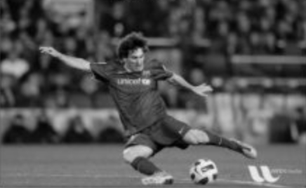
#> input picture day3/images/messi.png, 306 x 188 px, shrunk from 436 x 268 before the run; the run also reads 1 picture not shown here
$ jupyter execute --allow-errors 'Image_Processing(Day_3).ipynb'
#> lines starting #> are read from the running program, lines starting #| are printed output that depends on the picture; after the words box and inside, x2 and y2 are one past the last pixel; in counts of white or black regions, pixels touching at a corner belong together
# Smoothing Images

Learn to blur the images, filter the images with custom kernels etc.

## Goals

Learn to:

- Blur images with various **low pass filters**
- Apply **custom-made filters** to images (2D convolution)

---

## 2D Convolution (Image Filtering)

As in one-dimensional signals, images can also be filtered with various types of filters like:

- **Low-pass filters (LPF)**: Help in **removing noise**, **blurring images**, etc.
- **High-pass filters (HPF)**: Help in **finding edges** in images.

OpenCV provides a function `cv.filter2D()` to **convolve a kernel with an image**.

As an example, we will try an **averaging filter** on an image.

A **5×5 averaging filter kernel** is defined as:

$$
K = \frac{1}{25}
\begin{bmatrix}
1 & 1 & 1 & 1 & 1 \\
1 & 1 & 1 & 1 & 1 \\
1 & 1 & 1 & 1 & 1 \\
1 & 1 & 1 & 1 & 1 \\
1 & 1 & 1 & 1 & 1
\end{bmatrix}
$$

The operation works like this:

- Place the **5×5 kernel** centered over a pixel.
- Add up the values of all **25 pixels** covered by the kernel.
- Compute the **average** of these values.
- Replace the **central pixel** with this average.

This process is repeated across the entire image.

### Illustration

Assume you're convolving this kernel over a grayscale image:

Image Patch (5×5 region):

\begin{bmatrix}
52 & 55 & 61 & 59 & 79 \\
62 & 59 & 55 & 104 & 94 \\
63 & 65 & \boxed{66} & 113 & 144 \\
64 & 70 & 70 & 126 & 154 \\
69 & 73 & 73 & 139 & 158 \\
\end{bmatrix}

Apply the averaging kernel:

$$
\text{New center pixel} = \frac{1}{25} \sum_{i=1}^{5} \sum_{j=1}^{5} I_{ij} \approx \frac{1800}{25} = 72
$$

So, the center pixel (66) is replaced with 72.

[cell 1]
import numpy as np
import cv2 as cv
from matplotlib import pyplot as plt

img = cv.imread('images/messi.png')
#> img is the input picture: shape (188, 306, 3); mean B, G, R 83, 83, 83
assert img is not None, "file could not be read, check with os.path.exists()"

kernel = np.ones((7,7),np.float32)/49
dst = cv.filter2D(img,-1,kernel)

plt.subplot(121),plt.imshow(img),plt.title('Original')
plt.xticks([]), plt.yticks([])
plt.subplot(122),plt.imshow(dst),plt.title('Averaging')
plt.xticks([]), plt.yticks([])
plt.show()
#> figure, not shown here; B, G, R data is drawn as R, G, B

## Image Blurring (Image Smoothing)

**Image blurring** is achieved by **convolving the image with a low-pass filter kernel**.
It is useful for **removing noise**. It actually removes **high-frequency content** (e.g., noise, edges) from the image.
So edges are **blurred a little** bit in this operation (though there are also blurring techniques that don't blur the edges).

OpenCV provides **four main types** of blurring techniques.

---

### 1. Averaging

This is done by **convolving an image with a normalized box filter**.
It simply takes the **average of all the pixels** under the kernel area and replaces the **central element**.

This is done by the function `cv.blur()` or `cv.boxFilter()`.
Check the docs for more details about the kernel.

We must specify the **width and height** of the kernel.

A **3×3 normalized box filter** looks like this:

$$
\frac{1}{9}
\begin{bmatrix}
1 & 1 & 1 \\
1 & 1 & 1 \\
1 & 1 & 1
\end{bmatrix}
$$

[cell 2]
import cv2 as cv
import numpy as np
from matplotlib import pyplot as plt

img = cv.imread('images/flower1.jpg',cv.IMREAD_COLOR_RGB)
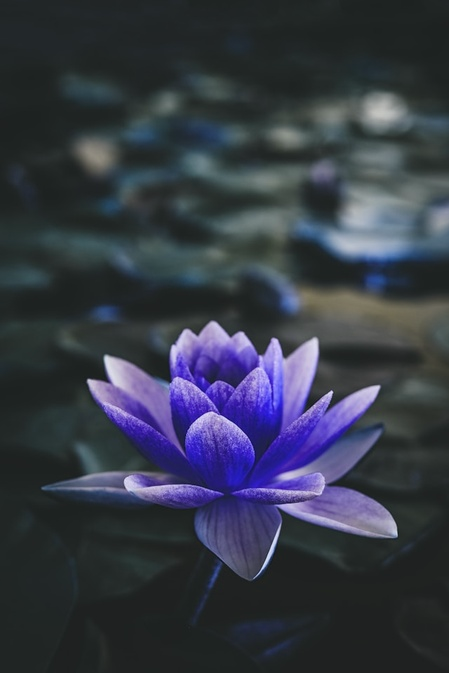
#> input picture day3/images/flower1.jpg, 449 x 673 px, shrunk from 640 x 960 before the run
#> img is the input picture: shape (673, 449, 3); mean B, G, R 70.9, 58.1, 53.7
assert img is not None, "file could not be read, check with os.path.exists()"

blur = cv.blur(img,(3,3))

plt.subplot(121),plt.imshow(img),plt.title('Original')
# plt.xticks([]), plt.yticks([])
plt.subplot(122),plt.imshow(blur),plt.title('Blurred')
# plt.xticks([]), plt.yticks([])
plt.show()
#> figure, not shown here; B, G, R data is drawn as R, G, B

[cell 3]
img_t = cv.imread('images/dog_salt_pepper.png')
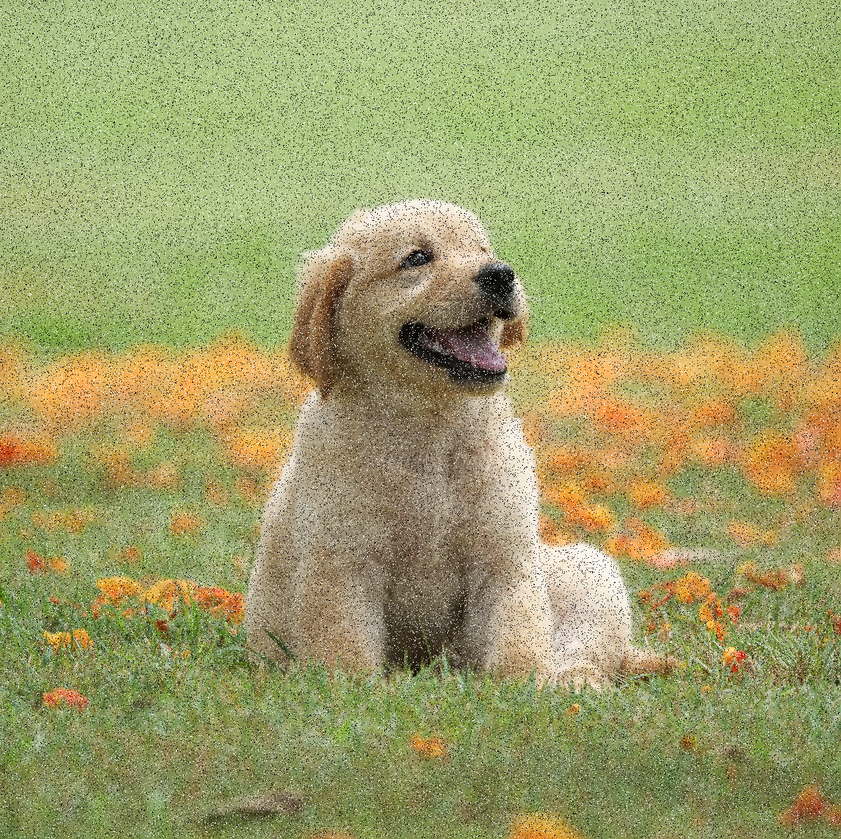
#> input picture day3/images/dog_salt_pepper.png, 841 x 839 px, shrunk from 1200 x 1197 before the run
#> img_t is the input picture: shape (839, 841, 3); mean B, G, R 105.1, 159.5, 157.6
gaussian_blur = cv.GaussianBlur(img_t,(33,33),sigmaX=0)

plt.subplot(1,2,1)
plt.imshow(img_t)
plt.subplot(1,2,2)
plt.imshow(gaussian_blur)
#> figure, not shown here; B, G, R data is drawn as R, G, B

### 2. Gaussian Blurring

In this method, instead of a **box filter**, a **Gaussian kernel** is used. Gaussian kernels smooth the image in a natural, gradual way. This is more effective than just averaging (box blur), because it respects local structure better.

It is done with the function `cv.GaussianBlur()`.

You must specify:

- The **width and height** of the kernel (must be **positive and odd**).
- The **standard deviation** in the X and Y directions: `sigmaX` and `sigmaY`.

Behavior notes:

- If only `sigmaX` is specified, `sigmaY` is taken as the same value.
- If both `sigmaX` and `sigmaY` are set to `0`, they are automatically **calculated from the kernel size**.

Gaussian blurring is **highly effective** at removing **Gaussian noise** from an image.

If you want, you can **create a Gaussian kernel manually** using the function:
`cv.getGaussianKernel()`

---

The above code (e.g., from averaging blur) can be modified to use Gaussian blurring like so:

[cell 4]
blur = cv.GaussianBlur(img, (25, 25), sigmaX=0,sigmaY=0)
plt.subplot(121),plt.imshow(img),plt.title('Original')
plt.xticks([]), plt.yticks([])
plt.subplot(122),plt.imshow(blur),plt.title('Blurred')
plt.xticks([]), plt.yticks([])
plt.show()
#> figure, not shown here; B, G, R data is drawn as R, G, B

### 3. Median Blurring

In **median blurring**, the function `cv.medianBlur()` takes the **median** of all the pixels under the kernel area,
and the **central element** is replaced with this **median value**.

This method is **highly effective** against **salt-and-pepper noise** in an image.

#### Key differences:

- In other filters (e.g., average, Gaussian), the central element is a **newly computed value**, possibly one not present in the image.
- In **median blurring**, the central element is always replaced by an **existing pixel value** from the neighborhood.
- This makes it especially good at **preserving edges** while reducing impulse noise.

> 🔸 The kernel size must be a **positive odd integer** (e.g., 3, 5, 7).

---

In this demo, we added **50% salt-and-pepper noise** to the original image and applied median blurring.
Check the result:

[cell 5]
img = cv.imread('images/dog_salt_pepper.png')
blur = cv.medianBlur(img,5)
#> blur: shape (839, 841, 3)
plt.subplot(121),plt.imshow(img),plt.title('Original')
plt.xticks([]), plt.yticks([])
plt.subplot(122),plt.imshow(blur),plt.title('Blurred')
plt.xticks([]), plt.yticks([])
plt.show()
#> figure, not shown here; B, G, R data is drawn as R, G, B

# Image Gradients

Learn to find image gradients, edges etc.

## Goal

In this chapter, we will learn to:

- Find **image gradients**, **edges**, etc.
- Use the following OpenCV functions: `cv.Sobel()`, `cv.Scharr()`, `cv.Laplacian()`, etc.

---

## Theory

OpenCV provides three types of **gradient filters** (or **high-pass filters**):

- Sobel
- Scharr
- Laplacian

We will look at each of them in detail.

---

### 1. Sobel and Scharr Derivatives

- The **Sobel operator** is a combination of **Gaussian smoothing** and **differentiation**, making it more **robust to noise**.
- You can specify the direction of the derivative:
  - `xorder = 1, yorder = 0` → horizontal gradient
  - `xorder = 0, yorder = 1` → vertical gradient
- You can also specify the **kernel size** using the `ksize` argument.
- If `ksize = -1`, a **3×3 Scharr filter** is used, which often gives better results than a 3×3 Sobel filter.

📄 *See the OpenCV documentation for the exact kernels used.*

---

### 2. Laplacian Derivatives

The **Laplacian** of an image is computed using the following formula:

$$
\Delta f = \frac{\partial^2 f}{\partial x^2} + \frac{\partial^2 f}{\partial y^2}
$$

Each second-order derivative is computed using **Sobel derivatives** internally.

If `ksize = 1`, the following kernel is typically used:

$$
\begin{bmatrix}
0 & 1 & 0 \\
1 & -4 & 1 \\
0 & 1 & 0
\end{bmatrix}
$$

This kernel emphasizes areas of **rapid intensity change**, helping in **edge detection**.

[cell 6]
import numpy as np
import cv2 as cv
from matplotlib import pyplot as plt

img = cv.imread('images/flower1.jpg', cv.IMREAD_GRAYSCALE)
#> img: shape (673, 449); min 23, max 234, mean 61.5
assert img is not None, "file could not be read, check with os.path.exists()"

laplacian = cv.Laplacian(img,cv.CV_64F)
sobelx = cv.Sobel(img,cv.CV_64F,1,0,ksize=5)
sobely = cv.Sobel(img,cv.CV_64F,0,1,ksize=3)

plt.subplot(2,2,1),plt.imshow(img,cmap = 'gray')
plt.title('Original'), plt.xticks([]), plt.yticks([])
plt.subplot(2,2,2),plt.imshow(laplacian,cmap = 'gray')
plt.title('Laplacian'), plt.xticks([]), plt.yticks([])
plt.subplot(2,2,3),plt.imshow(sobelx,cmap = 'gray')
plt.title('Sobel X'), plt.xticks([]), plt.yticks([])
plt.subplot(2,2,4),plt.imshow(sobely,cmap = 'gray')
plt.title('Sobel Y'), plt.xticks([]), plt.yticks([])

plt.show()

[cell 7]
sobel_magnitude = cv.magnitude(sobelx,sobely)
plt.imshow(sobel_magnitude,cmap = 'gray')

# Canny Edge Detection

Learn to find edges with Canny Edge Detection

## Goal

In this section, we will learn about:

- What **Canny edge detection** is
- How to use OpenCV’s `cv.Canny()` function

---

## What is Canny Edge Detection?

Canny edge detection is a popular way to **find edges** in an image.
It goes through several steps to make sure the edges it finds are **clear and accurate**.

---

## Steps in Canny Edge Detection

### 1. Noise Reduction

First, we remove noise from the image using a **Gaussian blur**.
This makes the image smoother and helps avoid detecting false edges caused by noise.

---

### 2. Find Image Gradients

Next, we check how much the image changes in the **X and Y directions** using a filter called **Sobel**.

From this, we calculate:

- **Gradient magnitude** – how strong the change is
- **Gradient direction** – where the change is happening

These help us understand where the edges are.

---

### 3. Non-Maximum Suppression

Now we thin the edges by removing weak or unnecessary pixels.

For each pixel:

- We check if it is the **strongest** compared to its neighbors **in the direction of the edge**
- If it is not the strongest, we remove it (set to 0)

This leaves us with **thin, clean edges**.

---

### 4. Hysteresis Thresholding

Finally, we decide which edges to **keep** and which to **remove**, using two thresholds:

- If the pixel value is **above the high threshold**, we **keep it** – it’s a strong edge
- If it’s **below the low threshold**, we **remove it**
- If it’s **between**, we keep it **only if it’s connected** to a strong edge

This step helps get rid of small false edges and keeps only the important ones.

---

## Final Result

After all the steps, we get an image with **clean, clear edges**.

---

## Using `cv.Canny()` in OpenCV

OpenCV provides a function that does all the steps for you:

[cell 8]
import numpy as np
import cv2 as cv
from matplotlib import pyplot as plt

img = cv.imread('images/flower1.jpg', cv.IMREAD_GRAYSCALE)
assert img is not None, "file could not be read, check with os.path.exists()"
edges = cv.Canny(img,100,200)
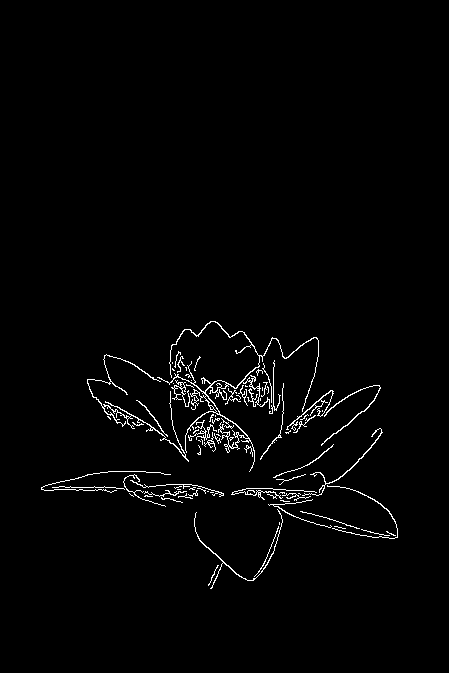
#> edges: shape (673, 449); 1.8% white in thin lines or dots, all inside (x1, y1, x2, y2) = (41, 321, 398, 589)

plt.subplot(121),plt.imshow(img,cmap = 'gray')
plt.title('Original Image'), plt.xticks([]), plt.yticks([])
plt.subplot(122),plt.imshow(edges,cmap = 'gray')
plt.title('Edge Image'), plt.xticks([]), plt.yticks([])

plt.show()

# Contours

Learn to find and draw Contours

## Goal

- Understand what **contours** are
- Learn how to **find** and **draw** contours using OpenCV
- Use functions like: `cv.findContours()`, `cv.drawContours()`

---

## What Are Contours?

**Contours** are simply curves that connect **continuous points** along the boundary of objects that have the **same color or intensity**.

They are useful for:

- **Shape analysis**
- **Object detection**
- **Object recognition**

---

## Tips for Finding Contours

- For better results, use **binary images** (black and white).
- Apply **thresholding** or **Canny edge detection** before finding contours.
- Since OpenCV 3.2, `cv.findContours()` does **not modify** the original image.
- In OpenCV, finding contours means finding **white objects** on a **black background**.
  - So make sure your object is **white** and the background is **black**.

---

[cell 9]
import numpy as np
import cv2 as cv

im = cv.imread('images/contours_test.png')
assert im is not None, "file could not be read, check with os.path.exists()"
imgray = cv.cvtColor(im, cv.COLOR_BGR2GRAY)
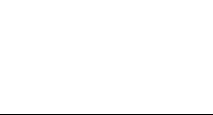
#> imgray: shape (115, 213); values 254 (black) and 255 (white), 99.1% white; black in thin lines or dots, all inside (x1, y1, x2, y2) = (0, 114, 213, 115)
ret, thresh = cv.threshold(imgray, 127, 255, 0)
#> thresh: shape (115, 213); every value is 255
contours, hierarchy = cv.findContours(thresh, cv.RETR_TREE, cv.CHAIN_APPROX_SIMPLE)
#> contours = [[[0, 0], [0, 114], [212, 114], [212, 0]]]

See, there are **three arguments** in the `cv.findContours()` function:

1. **Source image** – usually a binary image.
2. **Contour retrieval mode** – tells how to retrieve contours (e.g. `cv.RETR_TREE`, `cv.RETR_EXTERNAL`, etc.).
3. **Contour approximation method** – defines how to approximate the contour shape (e.g. `cv.CHAIN_APPROX_SIMPLE`, `cv.CHAIN_APPROX_NONE`).

The function returns:

- `contours`: A **Python list** of all the contours found in the image.
- `hierarchy`: Information about the **image topology** (parent-child relationship between contours).

Each individual contour is a **NumPy array** of `(x, y)` coordinates of the **boundary points** of the object.

## How to draw the contours?

To **draw the contours**, the `cv.drawContours()` function is used.
It can also be used to draw any shape, as long as you have its **boundary points**.

### Parameters:

1. **First argument** – the **source image**
2. **Second argument** – the **contours**, passed as a **Python list**
3. **Third argument** – the **index** of the contour to draw
   - To draw **all contours**, pass `-1`
4. **Remaining arguments** – define the **color**, **thickness**, and other drawing options

---

This function is very flexible and useful for visualizing the detected shapes and object boundaries.

[cell 10]
# To draw all the contours in an image:

cv.drawContours(img, contours, -1, (0,255,0), 3)
#> img: shape (673, 449); min 0, max 234, mean 61.1

### Visualizing and Detecting Multiple Contours with OpenCV

[cell 11]
import cv2
import matplotlib.pyplot as plt

# Load the image
image = cv2.imread('images/contours_test2.png')
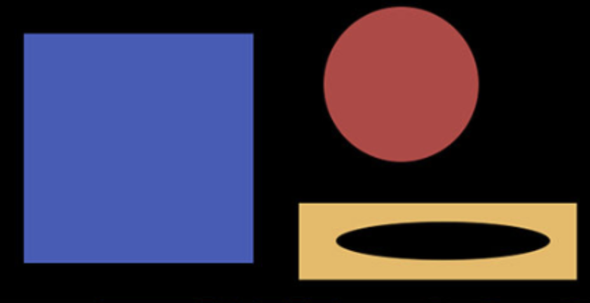
#> input picture day3/images/contours_test2.png, 590 x 303 px, shrunk from 842 x 432 before the run
#> image is the input picture: shape (303, 590, 3); mean B, G, R 69.9, 50.8, 58.7

# Convert to grayscale
gray = cv2.cvtColor(image, cv2.COLOR_BGR2GRAY)

# Apply Canny edge detection
edges = cv2.Canny(gray, 50, 150)
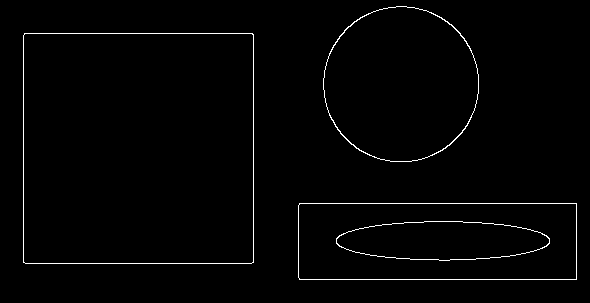
#> edges: shape (303, 590); 1.5% white in thin lines or dots, all inside (x1, y1, x2, y2) = (23, 6, 577, 280)

# Plot grayscale and edges side-by-side
plt.figure(figsize=(12, 5))

plt.subplot(1, 2, 1)
plt.imshow(gray, cmap='gray')
plt.title('Grayscale Image')
plt.axis('off')

plt.subplot(1, 2, 2)
plt.imshow(edges, cmap='gray')
plt.title('Canny Edges')
plt.axis('off')

plt.tight_layout()
plt.show()

# Find contours
contours, hierarchy = cv2.findContours(edges, cv2.RETR_TREE, cv2.CHAIN_APPROX_SIMPLE)
#> contours = 8 contours; box (x1, y1, x2, y2) and area: (23, 33, 254, 264) 52895, (23, 33, 254, 264) 52892, (298, 203, 577, 280) 21125, (298, 203, 577, 280) 21123, (323, 6, 479, 162) 18922, (323, 6, 479, 162) 18790, (336, 221, 550, 261) 6453, (336, 221, 550, 261) 6432

# Draw all contours
output = image.copy()
cv2.drawContours(output, contours, -1, (0, 255, 0), 2)
#> output: shape (303, 590, 3); 4.56% of pixels changed, all inside (x1, y1, x2, y2) = (22, 5, 578, 281)

# Display using matplotlib
plt.figure(figsize=(8, 6))
plt.imshow(cv2.cvtColor(output, cv2.COLOR_BGR2RGB))
plt.title("All Contours Detected")
plt.axis('off')
plt.show()

# Template Matching

Learn to search for an object in an image using Template Matching

## Goals

In this section, you will learn:

- How to **find objects in an image** using **Template Matching**
- How to use `cv.matchTemplate()` and `cv.minMaxLoc()` in OpenCV

---

## What is Template Matching?

**Template Matching** is a method to **find a small image (template)** inside a **larger image**.

OpenCV provides the function `cv.matchTemplate()` for this.

---

### How it works:

- The **template image** is slid across the **input image**, like a sliding window.
- At each position, it compares how similar the template is to that part of the image.
- It produces a **grayscale result image**:
  - Each pixel shows how well that area of the image matches the template.
  - Brighter areas mean better matches (depending on method used).

---

### Output Size:

If the input image is size `(W × H)`
and the template is size `(w × h)`,
then the output will be size:
`(W - w + 1, H - h + 1)`

---

### Locating the Best Match:

Once you have the result image:

- Use `cv.minMaxLoc()` to find the **best match location**
  - It gives the **minimum and maximum values and their positions**
- Use the location as the **top-left corner** of the detected region
- Draw a rectangle with the same size as the template at that spot

---

This is how you detect where the template appears in the larger image!

### Template Matching in OpenCV
Here, as an example, we will search for Messi's face in his photo.

We will try all the comparison methods listed below:

| Method             | Description                                                 | Best Match Location |
| ------------------ | ----------------------------------------------------------- | ------------------- |
| `TM_SQDIFF`        | Sum of squared differences between template and image patch | **Minimum value**   |
| `TM_SQDIFF_NORMED` | Same as above, but normalized                               | **Minimum value**   |
| `TM_CCORR`         | Cross-correlation between template and image patch          | **Maximum value**   |
| `TM_CCORR_NORMED`  | Same as above, but normalized                               | **Maximum value**   |
| `TM_CCOEFF`        | Correlation coefficient (compares mean-centered patterns)   | **Maximum value**   |
| `TM_CCOEFF_NORMED` | Same as above, but normalized (values between -1 and 1)     | **Maximum value**   |

so that we can see how their results look like:

[cell 12]
import cv2 as cv
import numpy as np
from matplotlib import pyplot as plt

img = cv.imread('images/messi.png', cv.IMREAD_GRAYSCALE)
#> img: shape (188, 306); min 0, max 241, mean 83
assert img is not None, "file could not be read, check with os.path.exists()"
img2 = img.copy()
template = cv.imread('images/template.png', cv.IMREAD_GRAYSCALE)
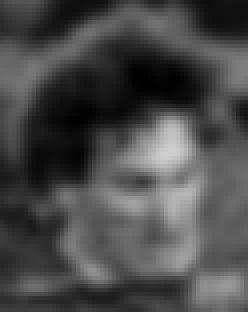
#> input picture day3/images/template.png, 62 x 78 px, shrunk from 88 x 112 before the run (shown 4 times larger)
#> template: shape (78, 62); min 0, max 206, mean 74
assert template is not None, "file could not be read, check with os.path.exists()"
w, h = template.shape[::-1]
#> w = 62; h = 78

# All the 6 methods for comparison in a list
methods = ['TM_CCOEFF', 'TM_CCOEFF_NORMED', 'TM_CCORR',
            'TM_CCORR_NORMED', 'TM_SQDIFF', 'TM_SQDIFF_NORMED']

for meth in methods:
    img = img2.copy()
    method = getattr(cv, meth)

    # Apply template Matching
    res = cv.matchTemplate(img,template,method)
    min_val, max_val, min_loc, max_loc = cv.minMaxLoc(res)

    # If the method is TM_SQDIFF or TM_SQDIFF_NORMED, take minimum
    if method in [cv.TM_SQDIFF, cv.TM_SQDIFF_NORMED]:
        top_left = min_loc
    else:
        top_left = max_loc
    bottom_right = (top_left[0] + w, top_left[1] + h)

    cv.rectangle(img,top_left, bottom_right, 255, 2)

    plt.subplot(121),plt.imshow(res,cmap = 'gray')
    plt.title('Matching Result'), plt.xticks([]), plt.yticks([])
    plt.subplot(122),plt.imshow(img,cmap = 'gray')
    plt.title('Detected Point'), plt.xticks([]), plt.yticks([])
    plt.suptitle(meth)

    plt.show()
#> this loop made 6 passes
#> (min_val, max_val, min_loc, top_left, bottom_right) on passes 1 to 4: (-4066935, 4137361.8, (243, 81), (173, 50), (235, 128)), (-0.492, 0.501, (242, 81), (98, 20), (160, 98)), (17816192, 47948148, (178, 0), (206, 105), (268, 183)), (0.67, 0.881, (7, 26), (98, 27), (160, 105))
#> (min_val, max_val, max_loc, top_left, bottom_right) on passes 5 to 6: (7943512, 33812276, (195, 97), (98, 27), (160, 105)), (0.245, 0.679, (8, 27), (98, 27), (160, 105))
#> pass 1, `res = cv.matchTemplate(img,template,method)`:
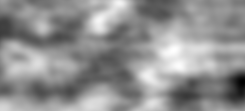
#> res: shape (111, 245) float32; min -4066935, max 4137361.8, mean 580918.8; drawn with min black and max white
#> pass 1, `plt.show()`:
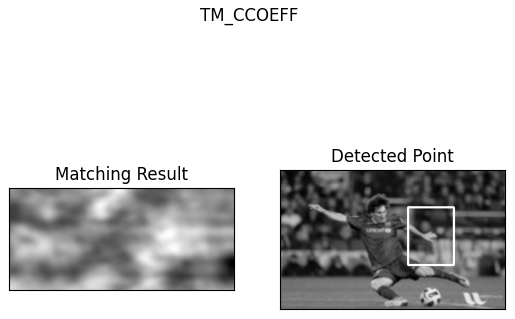
#> figure drawn by matplotlib, 2 panels
#> after the loop:
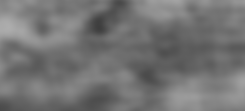
#> res: shape (111, 245) float32; min 0.245, max 0.679, mean 0.454
